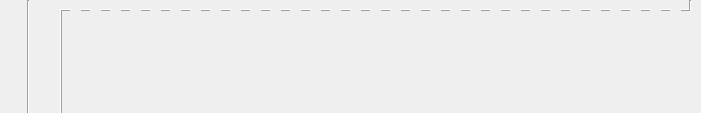
     <widget class="QFrame" name="frame_descriptionNotes">
      <property name="geometry">
       <rect>
        <x>283</x>
        <y>309</y>
        <width>701</width>
        <height>113</height>
       </rect>
      </property>
      <widget class="Line" name="line_9">
       <property name="geometry">
        <rect>
         <x>680</x>
         <y>0</y>
         <width>20</width>
         <height>11</height>
        </rect>
       </property>
       <property name="lineWidth">
        <number>1</number>
       </property>
       <property name="orientation">
        <enum>Qt::Vertical</enum>
       </property>
      </widget>
      <widget class="QFrame" name="frame_228">
       <property name="geometry">
        <rect>
         <x>61</x>
         <y>0</y>
         <width>631</width>
         <height>21</height>
        </rect>
       </property>
       <widget class="Line" name="line_40">
        <property name="geometry">
         <rect>
          <x>0</x>
          <y>0</y>
          <width>10</width>
          <height>21</height>
         </rect>
        </property>
        <property name="frameShadow">
         <enum>QFrame::Raised</enum>
        </property>
        <property name="lineWidth">
         <number>1</number>
        </property>
        <property name="orientation">
         <enum>Qt::Horizontal</enum>
        </property>
       </widget>
       <widget class="Line" name="line_41">
        <property name="geometry">
         <rect>
          <x>20</x>
          <y>0</y>
          <width>10</width>
          <height>21</height>
         </rect>
        </property>
        <property name="frameShadow">
         <enum>QFrame::Raised</enum>
        </property>
        <property name="lineWidth">
         <number>1</number>
        </property>
        <property name="orientation">
         <enum>Qt::Horizontal</enum>
        </property>
       </widget>
       <widget class="Line" name="line_44">
        <property name="geometry">
         <rect>
          <x>80</x>
          <y>0</y>
          <width>10</width>
          <height>21</height>
         </rect>
        </property>
        <property name="frameShadow">
         <enum>QFrame::Raised</enum>
        </property>
        <property name="lineWidth">
         <number>1</number>
        </property>
        <property name="orientation">
         <enum>Qt::Horizontal</enum>
        </property>
       </widget>
       <widget class="Line" name="line_54">
        <property name="geometry">
         <rect>
          <x>260</x>
          <y>0</y>
          <width>10</width>
          <height>21</height>
         </rect>
        </property>
        <property name="frameShadow">
         <enum>QFrame::Raised</enum>
        </property>
        <property name="lineWidth">
         <number>1</number>
        </property>
        <property name="orientation">
         <enum>Qt::Horizontal</enum>
        </property>
       </widget>
       <widget class="Line" name="line_55">
        <property name="geometry">
         <rect>
          <x>280</x>
          <y>0</y>
          <width>10</width>
          <height>21</height>
         </rect>
        </property>
        <property name="frameShadow">
         <enum>QFrame::Raised</enum>
        </property>
        <property name="lineWidth">
         <number>1</number>
        </property>
        <property name="orientation">
         <enum>Qt::Horizontal</enum>
        </property>
       </widget>
       <widget class="Line" name="line_56">
        <property name="geometry">
         <rect>
          <x>300</x>
          <y>0</y>
          <width>10</width>
          <height>21</height>
         </rect>
        </property>
        <property name="frameShadow">
         <enum>QFrame::Raised</enum>
        </property>
        <property name="lineWidth">
         <number>1</number>
        </property>
        <property name="orientation">
         <enum>Qt::Horizontal</enum>
        </property>
       </widget>
       <widget class="Line" name="line_57">
        <property name="geometry">
         <rect>
          <x>320</x>
          <y>0</y>
          <width>10</width>
          <height>21</height>
         </rect>
        </property>
        <property name="frameShadow">
         <enum>QFrame::Raised</enum>
        </property>
        <property name="lineWidth">
         <number>1</number>
        </property>
        <property name="orientation">
         <enum>Qt::Horizontal</enum>
        </property>
       </widget>
       <widget class="Line" name="line_58">
        <property name="geometry">
         <rect>
          <x>340</x>
          <y>0</y>
          <width>10</width>
          <height>21</height>
         </rect>
        </property>
        <property name="frameShadow">
         <enum>QFrame::Raised</enum>
        </property>
        <property name="lineWidth">
         <number>1</number>
        </property>
        <property name="orientation">
         <enum>Qt::Horizontal</enum>
        </property>
       </widget>
       <widget class="Line" name="line_59">
        <property name="geometry">
         <rect>
          <x>360</x>
          <y>0</y>
          <width>10</width>
          <height>21</height>
         </rect>
        </property>
        <property name="frameShadow">
         <enum>QFrame::Raised</enum>
        </property>
        <property name="lineWidth">
         <number>1</number>
        </property>
        <property name="orientation">
         <enum>Qt::Horizontal</enum>
        </property>
       </widget>
       <widget class="Line" name="line_60">
        <property name="geometry">
         <rect>
          <x>380</x>
          <y>0</y>
          <width>10</width>
          <height>21</height>
         </rect>
        </property>
        <property name="frameShadow">
         <enum>QFrame::Raised</enum>
        </property>
        <property name="lineWidth">
         <number>1</number>
        </property>
        <property name="orientation">
         <enum>Qt::Horizontal</enum>
        </property>
       </widget>
       <widget class="Line" name="line_61">
        <property name="geometry">
         <rect>
          <x>400</x>
          <y>0</y>
          <width>10</width>
          <height>21</height>
         </rect>
        </property>
        <property name="frameShadow">
         <enum>QFrame::Raised</enum>
        </property>
        <property name="lineWidth">
         <number>1</number>
        </property>
        <property name="orientation">
         <enum>Qt::Horizontal</enum>
        </property>
       </widget>
       <widget class="Line" name="line_62">
        <property name="geometry">
         <rect>
          <x>420</x>
          <y>0</y>
          <width>10</width>
          <height>21</height>
         </rect>
        </property>
        <property name="frameShadow">
         <enum>QFrame::Raised</enum>
        </property>
        <property name="lineWidth">
         <number>1</number>
        </property>
        <property name="orientation">
         <enum>Qt::Horizontal</enum>
        </property>
       </widget>
       <widget class="Line" name="line_63">
        <property name="geometry">
         <rect>
          <x>440</x>
          <y>0</y>
          <width>10</width>
          <height>21</height>
         </rect>
        </property>
        <property name="frameShadow">
         <enum>QFrame::Raised</enum>
        </property>
        <property name="lineWidth">
         <number>1</number>
        </property>
        <property name="orientation">
         <enum>Qt::Horizontal</enum>
        </property>
       </widget>
       <widget class="Line" name="line_64">
        <property name="geometry">
         <rect>
          <x>460</x>
          <y>0</y>
          <width>10</width>
          <height>21</height>
         </rect>
        </property>
        <property name="frameShadow">
         <enum>QFrame::Raised</enum>
        </property>
        <property name="lineWidth">
         <number>1</number>
        </property>
        <property name="orientation">
         <enum>Qt::Horizontal</enum>
        </property>
       </widget>
       <widget class="Line" name="line_65">
        <property name="geometry">
         <rect>
          <x>480</x>
          <y>0</y>
          <width>10</width>
          <height>21</height>
         </rect>
        </property>
        <property name="frameShadow">
         <enum>QFrame::Raised</enum>
        </property>
        <property name="lineWidth">
         <number>1</number>
        </property>
        <property name="orientation">
         <enum>Qt::Horizontal</enum>
        </property>
       </widget>
       <widget class="Line" name="line_66">
        <property name="geometry">
         <rect>
          <x>500</x>
          <y>0</y>
          <width>10</width>
          <height>21</height>
         </rect>
        </property>
        <property name="frameShadow">
         <enum>QFrame::Raised</enum>
        </property>
        <property name="lineWidth">
         <number>1</number>
        </property>
        <property name="orientation">
         <enum>Qt::Horizontal</enum>
        </property>
       </widget>
       <widget class="Line" name="line_67">
        <property name="geometry">
         <rect>
          <x>520</x>
          <y>0</y>
          <width>10</width>
          <height>21</height>
         </rect>
        </property>
        <property name="frameShadow">
         <enum>QFrame::Raised</enum>
        </property>
        <property name="lineWidth">
         <number>1</number>
        </property>
        <property name="orientation">
         <enum>Qt::Horizontal</enum>
        </property>
       </widget>
       <widget class="Line" name="line_68">
        <property name="geometry">
         <rect>
          <x>540</x>
          <y>0</y>
          <width>10</width>
          <height>21</height>
         </rect>
        </property>
        <property name="frameShadow">
         <enum>QFrame::Raised</enum>
        </property>
        <property name="lineWidth">
         <number>1</number>
        </property>
        <property name="orientation">
         <enum>Qt::Horizontal</enum>
        </property>
       </widget>
       <widget class="Line" name="line_69">
        <property name="geometry">
         <rect>
          <x>560</x>
          <y>0</y>
          <width>10</width>
          <height>21</height>
         </rect>
        </property>
        <property name="frameShadow">
         <enum>QFrame::Raised</enum>
        </property>
        <property name="lineWidth">
         <number>1</number>
        </property>
        <property name="orientation">
         <enum>Qt::Horizontal</enum>
        </property>
       </widget>
       <widget class="Line" name="line_70">
        <property name="geometry">
         <rect>
          <x>580</x>
          <y>0</y>
          <width>10</width>
          <height>21</height>
         </rect>
        </property>
        <property name="frameShadow">
         <enum>QFrame::Raised</enum>
        </property>
        <property name="lineWidth">
         <number>1</number>
        </property>
        <property name="orientation">
         <enum>Qt::Horizontal</enum>
        </property>
       </widget>
       <widget class="Line" name="line_71">
        <property name="geometry">
         <rect>
          <x>600</x>
          <y>0</y>
          <width>10</width>
          <height>21</height>
         </rect>
        </property>
        <property name="frameShadow">
         <enum>QFrame::Raised</enum>
        </property>
        <property name="lineWidth">
         <number>1</number>
        </property>
        <property name="orientation">
         <enum>Qt::Horizontal</enum>
        </property>
       </widget>
       <widget class="Line" name="line_72">
        <property name="geometry">
         <rect>
          <x>620</x>
          <y>0</y>
          <width>10</width>
          <height>21</height>
         </rect>
        </property>
        <property name="frameShadow">
         <enum>QFrame::Raised</enum>
        </property>
        <property name="lineWidth">
         <number>1</number>
        </property>
        <property name="orientation">
         <enum>Qt::Horizontal</enum>
        </property>
       </widget>
       <widget class="Line" name="line_42">
        <property name="geometry">
         <rect>
          <x>40</x>
          <y>0</y>
          <width>10</width>
          <height>21</height>
         </rect>
        </property>
        <property name="frameShadow">
         <enum>QFrame::Raised</enum>
        </property>
        <property name="lineWidth">
         <number>1</number>
        </property>
        <property name="orientation">
         <enum>Qt::Horizontal</enum>
        </property>
       </widget>
       <widget class="Line" name="line_43">
        <property name="geometry">
         <rect>
          <x>60</x>
          <y>0</y>
          <width>10</width>
          <height>21</height>
         </rect>
        </property>
        <property name="frameShadow">
         <enum>QFrame::Raised</enum>
        </property>
        <property name="lineWidth">
         <number>1</number>
        </property>
        <property name="orientation">
         <enum>Qt::Horizontal</enum>
        </property>
       </widget>
       <widget class="Line" name="line_45">
        <property name="geometry">
         <rect>
          <x>100</x>
          <y>0</y>
          <width>10</width>
          <height>21</height>
         </rect>
        </property>
        <property name="frameShadow">
         <enum>QFrame::Raised</enum>
        </property>
        <property name="lineWidth">
         <number>1</number>
        </property>
        <property name="orientation">
         <enum>Qt::Horizontal</enum>
        </property>
       </widget>
       <widget class="Line" name="line_46">
        <property name="geometry">
         <rect>
          <x>120</x>
          <y>0</y>
          <width>10</width>
          <height>21</height>
         </rect>
        </property>
        <property name="frameShadow">
         <enum>QFrame::Raised</enum>
        </property>
        <property name="lineWidth">
         <number>1</number>
        </property>
        <property name="orientation">
         <enum>Qt::Horizontal</enum>
        </property>
       </widget>
       <widget class="Line" name="line_47">
        <property name="geometry">
         <rect>
          <x>140</x>
          <y>0</y>
          <width>10</width>
          <height>21</height>
         </rect>
        </property>
        <property name="frameShadow">
         <enum>QFrame::Raised</enum>
        </property>
        <property name="lineWidth">
         <number>1</number>
        </property>
        <property name="orientation">
         <enum>Qt::Horizontal</enum>
        </property>
       </widget>
       <widget class="Line" name="line_48">
        <property name="geometry">
         <rect>
          <x>160</x>
          <y>0</y>
          <width>10</width>
          <height>21</height>
         </rect>
        </property>
        <property name="frameShadow">
         <enum>QFrame::Raised</enum>
        </property>
        <property name="lineWidth">
         <number>1</number>
        </property>
        <property name="orientation">
         <enum>Qt::Horizontal</enum>
        </property>
       </widget>
       <widget class="Line" name="line_49">
        <property name="geometry">
         <rect>
          <x>180</x>
          <y>0</y>
          <width>10</width>
          <height>21</height>
         </rect>
        </property>
        <property name="frameShadow">
         <enum>QFrame::Raised</enum>
        </property>
        <property name="lineWidth">
         <number>1</number>
        </property>
        <property name="orientation">
         <enum>Qt::Horizontal</enum>
        </property>
       </widget>
       <widget class="Line" name="line_51">
        <property name="geometry">
         <rect>
          <x>200</x>
          <y>0</y>
          <width>10</width>
          <height>21</height>
         </rect>
        </property>
        <property name="frameShadow">
         <enum>QFrame::Raised</enum>
        </property>
        <property name="lineWidth">
         <number>1</number>
        </property>
        <property name="orientation">
         <enum>Qt::Horizontal</enum>
        </property>
       </widget>
       <widget class="Line" name="line_52">
        <property name="geometry">
         <rect>
          <x>220</x>
          <y>0</y>
          <width>10</width>
          <height>21</height>
         </rect>
        </property>
        <property name="frameShadow">
         <enum>QFrame::Raised</enum>
        </property>
        <property name="lineWidth">
         <number>1</number>
        </property>
        <property name="orientation">
         <enum>Qt::Horizontal</enum>
        </property>
       </widget>
       <widget class="Line" name="line_53">
        <property name="geometry">
         <rect>
          <x>240</x>
          <y>0</y>
          <width>10</width>
          <height>21</height>
         </rect>
        </property>
        <property name="frameShadow">
         <enum>QFrame::Raised</enum>
        </property>
        <property name="lineWidth">
         <number>1</number>
        </property>
        <property name="orientation">
         <enum>Qt::Horizontal</enum>
        </property>
       </widget>
      </widget>
      <widget class="Line" name="line_12">
       <property name="geometry">
        <rect>
         <x>56</x>
         <y>9</y>
         <width>10</width>
         <height>105</height>
        </rect>
       </property>
       <property name="frameShadow">
        <enum>QFrame::Raised</enum>
       </property>
       <property name="lineWidth">
        <number>1</number>
       </property>
       <property name="orientation">
        <enum>Qt::Vertical</enum>
       </property>
      </widget>
      <widget class="Line" name="line_50">
       <property name="geometry">
        <rect>
         <x>20</x>
         <y>0</y>
         <width>16</width>
         <height>114</height>
        </rect>
       </property>
       <property name="lineWidth">
        <number>1</number>
       </property>
       <property name="orientation">
        <enum>Qt::Vertical</enum>
       </property>
      </widget>
      <widget class="QFrame" name="frame_barMaster">
       <property name="geometry">
        <rect>
         <x>27</x>
         <y>18</y>
         <width>683</width>
         <height>96</height>
        </rect>
       </property>
       <property name="palette">
        <palette>
         <active>
          <colorrole role="Button">
           <brush brushstyle="SolidPattern">
            <color alpha="255">
             <red>120</red>
             <green>120</green>
             <blue>120</blue>
            </color>
           </brush>
          </colorrole>
         </active>
         <inactive>
          <colorrole role="Button">
           <brush brushstyle="SolidPattern">
            <color alpha="255">
             <red>120</red>
             <green>120</green>
             <blue>120</blue>
            </color>
           </brush>
          </colorrole>
         </inactive>
         <disabled>
          <colorrole role="Button">
           <brush brushstyle="SolidPattern">
            <color alpha="255">
             <red>120</red>
             <green>120</green>
             <blue>120</blue>
            </color>
           </brush>
          </colorrole>
         </disabled>
        </palette>
       </property>
      </widget>
      <zorder>frame_228</zorder>
      <zorder>line_12</zorder>
      <zorder>line_50</zorder>
      <zorder>frame_barMaster</zorder>
      <zorder>line_9</zorder>
     </widget>
